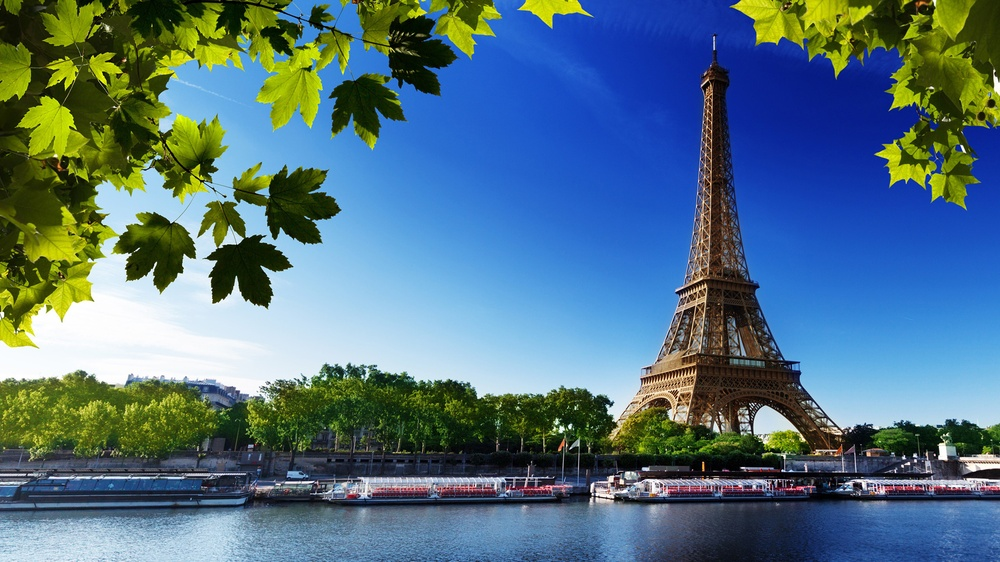
#> input picture test.jpg, 1000 x 562 px, shrunk from 1920 x 1080 before the run
$ python PIL_test.py
#> lines starting #> are read from the running program, lines starting #| are printed output that depends on the picture
import Image, ImageFilter
im = Image.open('./test.jpg')
#> im is the input picture: PIL image 1000x562 RGB; mean R, G, B 82.7, 113.5, 129.4
im = im.filter(ImageFilter.EMBOSS)
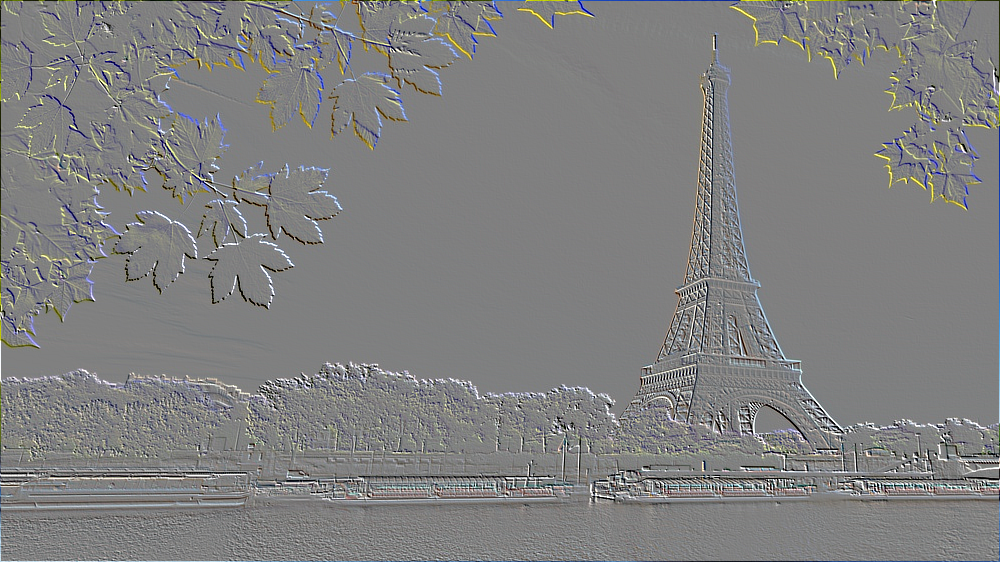
#> im: PIL image 1000x562 RGB; mean R, G, B 127.7, 127.8, 127.8
im.save('./test1.jpg', 'jpeg')
